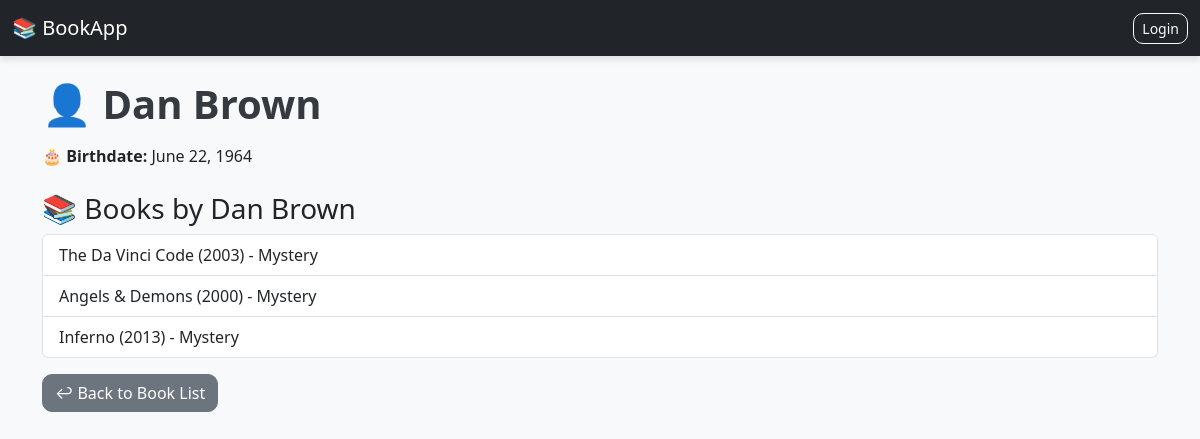
The app's page /app/author/1/ with its own data.
### app/models.py (models this page shows, shortened)
class Author(models.Model):
    name = models.CharField(max_length=100)
    birthdate = models.DateField()

class Book(models.Model):
    GENRE_CHOICES = [
        ('Fiction', 'Fiction'),
        ('Non-Fiction', 'Non-Fiction'),
        ('Sci-Fi', 'Science Fiction'),
        ('Mystery', 'Mystery'),
        ('Romance', 'Romance'),
        ('Biography', 'Biography'),
    ]
    title = models.CharField(max_length=200)
    published_year = models.IntegerField()
    genre = models.CharField(max_length=50, choices=GENRE_CHOICES)
    author = models.ForeignKey(Author, on_delete=models.CASCADE, related_name='books')
    available = models.BooleanField(default=True)  # ✅ This line is mandatory

### app/views.py (the view)
# urls.py: path('author/<int:pk>/', views.author_detail, name='author_detail'),
def author_detail(request, pk):
    author = get_object_or_404(Author, pk=pk)
    return render(request, 'author_detail.html', {'author': author})

### app/templates/author_detail.html (shortened to what this page needs)
{% extends 'base.html' %}
{% block content %}
<h1 class="mb-3">👤 {{ author.name }}</h1>
<p><strong>🎂 Birthdate:</strong> {{ author.birthdate }}</p>
<h3 class="mt-4">📚 Books by {{ author.name }}</h3>
<ul class="list-group">
  {% for book in author.books.all %}
  <li class="list-group-item">{{ book.title }} ({{ book.published_year }}) - {{ book.genre }}</li>
  {% empty %}
  <li class="list-group-item">No books found.</li>
  {% endfor %}
</ul>
<a href="{% url 'book_list' %}" class="btn btn-secondary mt-3">↩ Back to Book List</a>
{% endblock %}

### app/templates/base.html (style rules this page uses)
body { background: #f8f9fa; }
h1 { font-weight: bold; color: #343a40; }
.btn { border-radius: 10px; }

### records on screen
Author: name "Dan Brown", birthdate "June 22, 1964"
Book: title "The Da Vinci Code", published_year "2003", genre "Mystery"
Book: title "Angels & Demons", published_year "2000", genre "Mystery"
Book: title "Inferno", published_year "2013", genre "Mystery"
